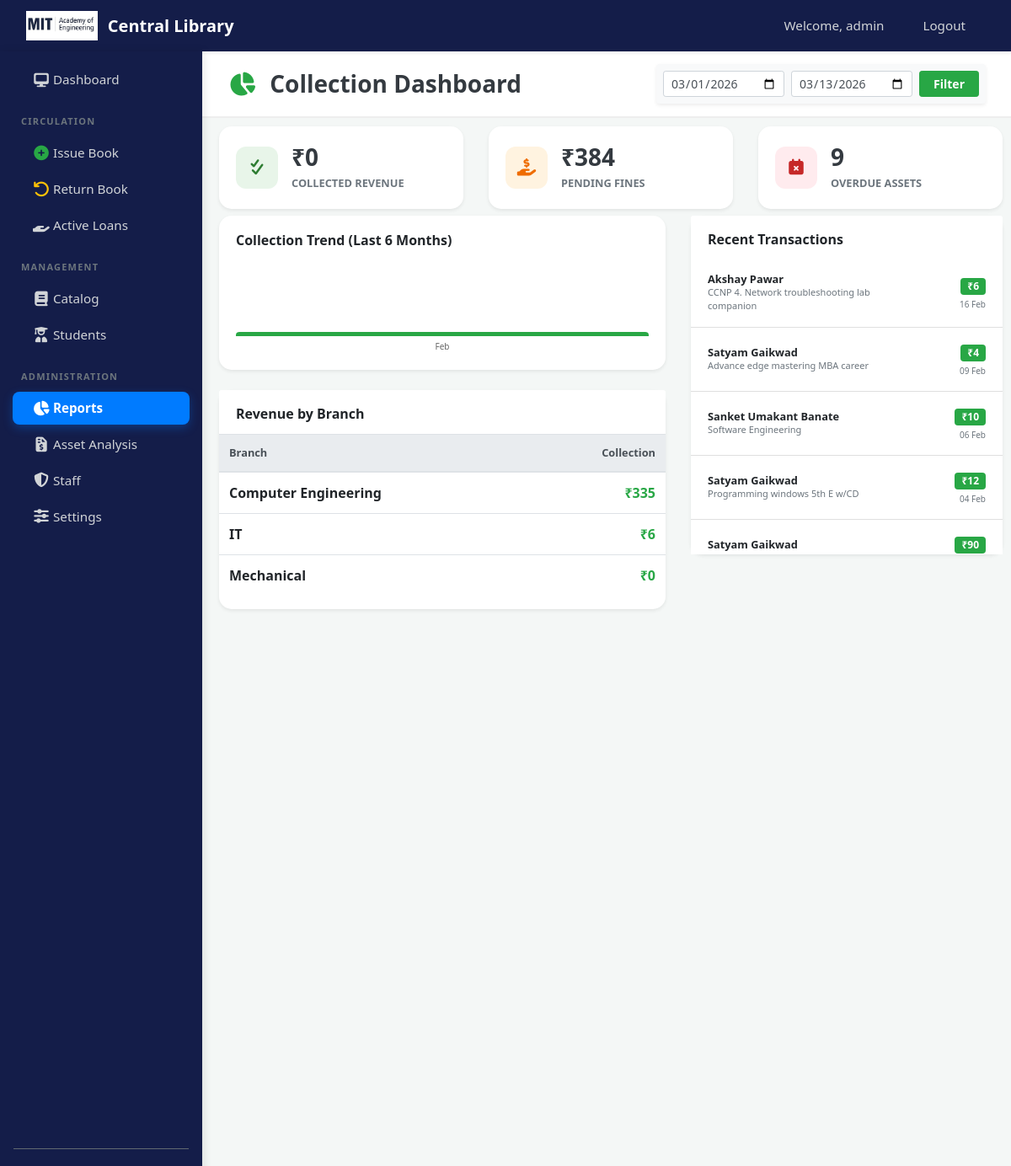
The page /admin/fine-stats.php (signed in) on the database its author committed.
### tables this page shows
CREATE TABLE `issued_books` (
  `id` int(11) NOT NULL,
  `accession_number` varchar(10) DEFAULT NULL,
  `prn` varchar(20) NOT NULL,
  `status` tinyint(1) NOT NULL COMMENT '1=Active/Issued, 0=Returned, 2=Lost/Damaged',
  `issue_date` datetime NOT NULL,
  `due_date` date DEFAULT NULL,
  `return_date` date DEFAULT NULL,
  `fine` int(11) DEFAULT 0
);

CREATE TABLE `users` (
  `id` int(11) NOT NULL,
  `prn` varchar(20) NOT NULL,
  `name` varchar(50) NOT NULL,
  `email` varchar(100) NOT NULL,
  `password` varchar(255) NOT NULL,
  `mobile` varchar(15) NOT NULL,
  `branch` varchar(50) DEFAULT 'Computer Engineering',
  `division` char(1) DEFAULT NULL,
  `address` varchar(250) NOT NULL,
  `library_card_no` varchar(20) NOT NULL,
  `created_at` timestamp NOT NULL DEFAULT current_timestamp(),
  `updated_at` timestamp NOT NULL DEFAULT current_timestamp() ON UPDATE current_timestamp(),
  `reset_otp` varchar(10) DEFAULT NULL,
  `otp_expiry` datetime DEFAULT NULL
);

CREATE TABLE `books` (
  `accession_number` varchar(10) NOT NULL,
  `book_id` int(11) DEFAULT NULL,
  `title` varchar(255) DEFAULT NULL,
  `author` varchar(255) DEFAULT NULL,
  `publisher` varchar(255) DEFAULT NULL,
  `price` decimal(10,2) DEFAULT NULL,
  `entry_date` timestamp NOT NULL DEFAULT current_timestamp(),
  `status` tinyint(1) DEFAULT 1 COMMENT '1=Available, 0=Issued',
  `is_deleted` int(11) DEFAULT 0
);

### admin/fine-stats.php (the view, shortened to what this page needs)
<?php
require_once "../includes/header.php";
$start_date = $_GET['start_date'] ?? date('Y-m-01');
$end_date = $_GET['end_date'] ?? date('Y-m-d');
$set_res = mysqli_query($connection, "SELECT config_key, config_value FROM settings WHERE config_key IN ('fine_rate', 'fine_rate_late')");
$settings = [];
while($s = mysqli_fetch_assoc($set_res)) { $settings[$s['config_key']] = $s['config_value']; }
$fine_low = $settings['fine_rate'] ?? 2;
$fine_high = $settings['fine_rate_late'] ?? 5;
$collected_res = mysqli_query($connection, "SELECT SUM(fine) as total FROM issued_books WHERE status = 0 AND return_date BETWEEN '$start_date' AND '$end_date'");
$total_collected = mysqli_fetch_assoc($collected_res)['total'] ?? 0;
$overdue_res = mysqli_query($connection, "SELECT ib.* FROM issued_books ib WHERE ib.status = 1 AND ib.due_date < CURDATE()");
$total_projected_fine = 0;
$overdue_count = mysqli_num_rows($overdue_res);
while($ob = mysqli_fetch_assoc($overdue_res)) {
    $days = floor((strtotime(date("Y-m-d")) - strtotime($ob['due_date'])) / 86400);
    $f = ($days <= 15) ? ($days * $fine_low) : ((15 * $fine_low) + (($days - 15) * $fine_high));
    $total_projected_fine += $f;
}
$monthly_stats = mysqli_query($connection, "SELECT DATE_FORMAT(return_date, '%b') as month, SUM(fine) as total
    FROM issued_books WHERE status = 0 AND return_date >= DATE_SUB(CURDATE(), INTERVAL 6 MONTH)
    GROUP BY month ORDER BY return_date ASC");
?>
<div class="main-wrapper">
    <?php include "../sidebar.php"; ?>
    <div class="content-area">
        <div class="sticky-header d-flex justify-content-between align-items-center">
            <h3 class="m-0 font-weight-bold text-dark"><i class="fas fa-chart-pie text-success mr-2"></i> Collection Dashboard</h3>
            <form class="form-inline bg-light p-2 rounded shadow-sm">
                <input type="date" name="start_date" class="form-control form-control-sm mr-2" value="<?php echo $start_date; ?>">
                <input type="date" name="end_date" class="form-control form-control-sm mr-2" value="<?php echo $end_date; ?>">
                <button type="submit" class="btn btn-sm btn-success px-3 font-weight-bold">Filter</button>
            </form>
        </div>
        <div class="main-content">
            <div class="row mb-2">
                <div class="col-md-4">
                    <div class="card stat-card shadow-sm">
                        <div class="card-body d-flex align-items-center">
                            <div class="icon-box bg-revenue mr-3"><i class="fas fa-check-double fa-lg"></i></div>
                            <div>
                                <h3 class="mb-0 font-weight-bold text-dark">₹<?php echo number_format($total_collected); ?></h3>
                                <small class="text-muted font-weight-bold text-uppercase">Collected Revenue</small>
                            </div>
                        </div>
                    </div>
                </div>
                <div class="col-md-4">
                    <div class="card stat-card shadow-sm">
                        <div class="card-body d-flex align-items-center">
                            <div class="icon-box bg-pending mr-3"><i class="fas fa-hand-holding-usd fa-lg"></i></div>
                            <div>
                                <h3 class="mb-0 font-weight-bold text-dark">₹<?php echo number_format($total_projected_fine); ?></h3>
                                <small class="text-muted font-weight-bold text-uppercase">Pending Fines</small>
                            </div>
                        </div>
                    </div>
                </div>
                <div class="col-md-4">
                    <div class="card stat-card shadow-sm">
                        <div class="card-body d-flex align-items-center">
                            <div class="icon-box bg-overdue mr-3"><i class="fas fa-calendar-times fa-lg"></i></div>
                            <div>
                                <h3 class="mb-0 font-weight-bold text-dark"><?php echo $overdue_count; ?></h3>
                                <small class="text-muted font-weight-bold text-uppercase">Overdue Assets</small>
                            </div>
                        </div>
                    </div>
                </div>
            </div>
            <div class="row">
                <div class="col-md-7">
                    <div class="card border-0 shadow-sm mb-4" style="border-radius: 15px;">
                        <div class="card-body">
                            <h6 class="font-weight-bold mb-4">Collection Trend (Last 6 Months)</h6>
                            <div class="bar-container">
                                <?php
                                $months = [];
                                $totals = [];
                                while($m = mysqli_fetch_assoc($monthly_stats)) {
                                    $months[] = $m['month'];
                                    $totals[] = $m['total'];
                                }
                                $max = (max($totals) > 0) ? max($totals) : 1;
                                foreach($months as $idx => $month_name):
                                    $height = ($totals[$idx] / $max) * 100;
                                ?>
                                <div style="flex:1; display:flex; flex-direction:column; align-items:center;">
                                    <div class="bar" style="height: <?php echo $height; ?>%; width: 100%;" title="₹<?php echo $totals[$idx]; ?>"></div>
                                    <div class="bar-label"><?php echo $month_name; ?></div>
                                </div>
                                <?php endforeach; ?>
                            </div>
                        </div>
                    </div>
                    <div class="card border-0 shadow-sm" style="border-radius: 15px;">
                        <div class="card-header bg-white font-weight-bold border-0 pt-3">Revenue by Branch</div>
                        <div class="card-body scroll-card p-0">
                            <table class="table table-hover">
                                <thead class="thead-light small uppercase">
                                    <tr><th>Branch</th><th class="text-right">Collection</th></tr>
                                </thead>
                                <tbody>
                                    <?php
                                    $branch_stats = mysqli_query($connection, "SELECT u.branch, SUM(ib.fine) as revenue FROM issued_books ib JOIN users u ON ib.prn = u.prn WHERE ib.status = 0 GROUP BY u.branch ORDER BY revenue DESC");
                                    while($row = mysqli_fetch_assoc($branch_stats)): ?>
                                    <tr>
                                        <td><b><?php echo $row['branch']; ?></b></td>
                                        <td class="text-right text-success font-weight-bold">₹<?php echo number_format($row['revenue']); ?></td>
                                    </tr>
                                    <?php endwhile; ?>
                                </tbody>
                            </table>
                        </div>
                    </div>
                </div>
                <div class="col-md-5">
                    <div class="card border-0 shadow-sm" style="border-radius: 15px;">
                        <div class="card-header bg-white font-weight-bold border-0 pt-3">Recent Transactions</div>
                        <div class="card-body scroll-card p-0">
                            <div class="list-group list-group-flush">
                                <?php
                                $recent = mysqli_query($connection, "SELECT ib.fine, u.name, ib.return_date, b.title
                                    FROM issued_books ib
                                    JOIN users u ON ib.prn = u.prn
                                    JOIN books b ON ib.accession_number = b.accession_number
                                    WHERE ib.status = 0 AND ib.fine > 0
                                    ORDER BY ib.return_date DESC LIMIT 15");
                                while($r = mysqli_fetch_assoc($recent)): ?>
                                <div class="list-group-item d-flex justify-content-between align-items-center py-3">
                                    <div style="max-width: 70%;">
                                        <h6 class="mb-0 font-weight-bold small"><?php echo $r['name']; ?></h6>
                                        <p class="mb-0 text-muted" style="font-size: 11px;"><?php echo $r['title']; ?></p>
                                    </div>
                                    <div class="text-right">
                                        <div class="badge badge-success px-2 py-1">₹<?php echo $r['fine']; ?></div>
                                        <div class="text-muted mt-1" style="font-size: 10px;"><?php echo date('d M', strtotime($r['return_date'])); ?></div>
                                    </div>
                                </div>
                                <?php endwhile; ?>
                            </div>
                        </div>
                    </div>
                </div>
            </div>
        </div>
    </div>
</div>
<?php include "../includes/footer.php"; ?>

### includes/header.php (style rules this page uses)
body { background-color: #f4f7f6; font-family: 'Segoe UI', Tahoma, Geneva, Verdana, sans-serif; }
.main-content { margin-left: 240px; padding: 30px; }

### admin/fine-stats.php (style rules this page uses)
html, body { height: 100vh; overflow: hidden; background-color: #f4f7f6; }
.main-wrapper { display: flex; height: 100vh; width: 100vw; }
.content-area { flex-grow: 1; display: flex; flex-direction: column; overflow: hidden; margin-left: 10px; }
.sticky-header { background: white; border-bottom: 2px solid #eee; padding: 15px 30px; margin-left: 230px; flex-shrink: 0; }
.main-content { padding: 10px; flex-grow: 1; overflow-y: auto; }
.scroll-card { max-height: 350px; overflow-y: auto; }
.bg-revenue { background: #e8f5e9; color: #2e7d32; }
.bg-pending { background: #fff3e0; color: #ef6c00; }
.bg-overdue { background: #ffebee; color: #c62828; }
.stat-card { border: none; border-radius: 15px; }
.icon-box { width: 50px; height: 50px; border-radius: 12px; display: flex; align-items: center; justify-content: center; }
.bar-container { display: flex; align-items: flex-end; gap: 10px; height: 100px; padding-top: 10px; }
.bar { flex: 1; background: #28a745; border-radius: 4px 4px 0 0; min-height: 5px; position: relative; }
.bar-label { font-size: 10px; text-align: center; margin-top: 5px; color: #666; }

### rows shown on the page
issued_books: users.name "Akshay Pawar", accession_number.title "CCNP 4. Network troubleshooting lab companion", fine "6", return_date "16 Feb"
issued_books: users.name "Satyam Gaikwad", accession_number.title "Advance edge mastering MBA career", fine "4", return_date "09 Feb"
issued_books: users.name "Sanket Umakant Banate", accession_number.title "Software Engineering", fine "10", return_date "06 Feb"
issued_books: users.name "Satyam Gaikwad", accession_number.title "Programming windows 5th E w/CD", fine "12", return_date "04 Feb"
issued_books: users.name "Satyam Gaikwad", fine "90"

### other values the page prints
$_SESSION['username'] "admin"
$total_collected "0"
$total_projected_fine "384"
$overdue_count "9"
$month_name "Feb"
$row['branch'] "Computer Engineering"
$row['revenue'] "335"
$row['branch'] "IT"
$row['revenue'] "6"
$row['branch'] "Mechanical"
$row['revenue'] "0"
